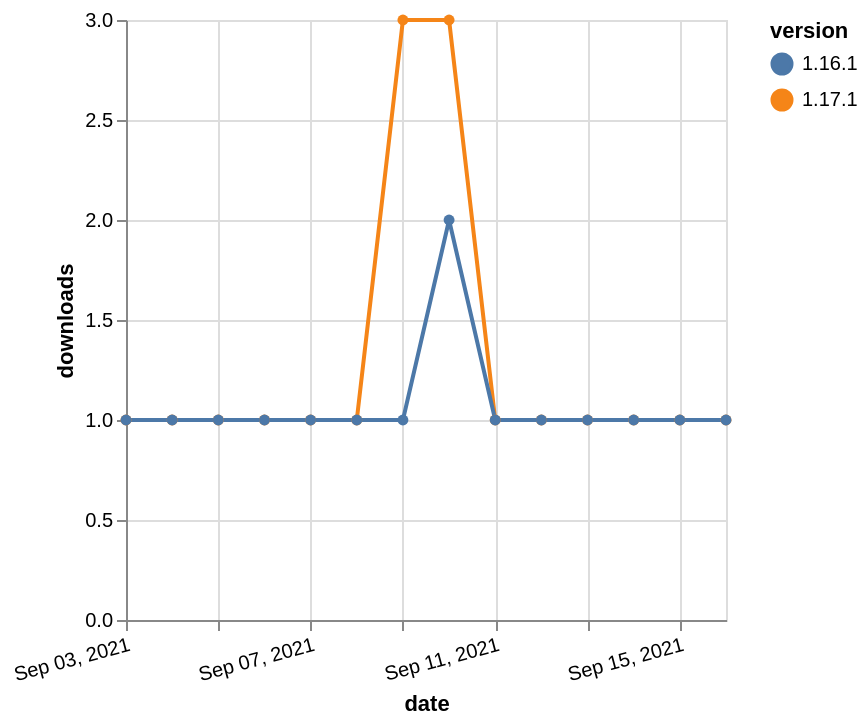

Source (Vega-Lite JSON):
### Vega-Lite specification from a JSON file in a GitHub repository (floating-point values rounded to 4 significant figures)
{"$schema": "https://vega.github.io/schema/vega-lite/v5.json", "description": "A simple bar chart with embedded data.", "data": {"values": [{"date": "2021-09-03", "total": 354, "delta": 1, "version": "1.17.1"}, {"date": "2021-09-04", "total": 355, "delta": 1, "version": "1.17.1"}, {"date": "2021-09-05", "total": 356, "delta": 1, "version": "1.17.1"}, {"date": "2021-09-06", "total": 357, "delta": 1, "version": "1.17.1"}, {"date": "2021-09-07", "total": 358, "delta": 1, "version": "1.17.1"}, {"date": "2021-09-08", "total": 359, "delta": 1, "version": "1.17.1"}, {"date": "2021-09-09", "total": 362, "delta": 3, "version": "1.17.1"}, {"date": "2021-09-10", "total": 365, "delta": 3, "version": "1.17.1"}, {"date": "2021-09-11", "total": 366, "delta": 1, "version": "1.17.1"}, {"date": "2021-09-12", "total": 367, "delta": 1, "version": "1.17.1"}, {"date": "2021-09-13", "total": 368, "delta": 1, "version": "1.17.1"}, {"date": "2021-09-14", "total": 369, "delta": 1, "version": "1.17.1"}, {"date": "2021-09-15", "total": 370, "delta": 1, "version": "1.17.1"}, {"date": "2021-09-16", "total": 371, "delta": 1, "version": "1.17.1"}, {"date": "2021-09-03", "total": 248, "delta": 1, "version": "1.16.1"}, {"date": "2021-09-04", "total": 249, "delta": 1, "version": "1.16.1"}, {"date": "2021-09-05", "total": 250, "delta": 1, "version": "1.16.1"}, {"date": "2021-09-06", "total": 251, "delta": 1, "version": "1.16.1"}, {"date": "2021-09-07", "total": 252, "delta": 1, "version": "1.16.1"}, {"date": "2021-09-08", "total": 253, "delta": 1, "version": "1.16.1"}, {"date": "2021-09-09", "total": 254, "delta": 1, "version": "1.16.1"}, {"date": "2021-09-10", "total": 256, "delta": 2, "version": "1.16.1"}, {"date": "2021-09-11", "total": 257, "delta": 1, "version": "1.16.1"}, {"date": "2021-09-12", "total": 258, "delta": 1, "version": "1.16.1"}, {"date": "2021-09-13", "total": 259, "delta": 1, "version": "1.16.1"}, {"date": "2021-09-14", "total": 260, "delta": 1, "version": "1.16.1"}, {"date": "2021-09-15", "total": 261, "delta": 1, "version": "1.16.1"}, {"date": "2021-09-16", "total": 262, "delta": 1, "version": "1.16.1"}]}, "width": "container", "mark": {"type": "line", "point": {"filled": true}}, "encoding": {"x": {"field": "date", "type": "temporal", "timeUnit": "yearmonthdate", "title": "date", "axis": {"labelAngle": -15}}, "y": {"field": "delta", "type": "quantitative", "title": "downloads"}, "color": {"field": "version", "type": "nominal"}, "tooltip": {"field": "delta"}}}
